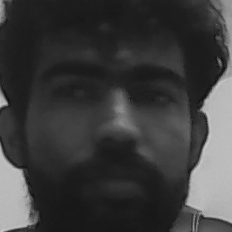
#> input picture dataset/User.1.13.jpg, 232 x 232 px, given in place of the camera
$ python smartFaceDetector.py
#> lines starting #> are read from the running program, lines starting #| are printed output that depends on the picture; after the words box and inside, x2 and y2 are one past the last pixel; in counts of white or black regions, pixels touching at a corner belong together
### cameraHelper.py
import cv2
import numpy as np
import os
import json
from os.path import exists

class CameraHeler:
    cam = 0
    recognizer = 0
    mCameraUrl = ""
    mTrainingFilePath = ""
    faceCascade = 0
    font = 0
    minW = 0
    minH = 0
    userInfo = []
    userNames = []
    userIds = []
    processThisId =[]
    lastUserId = 1;
    isTrainingFilePresent = 0

    __shared_instance = 'cameraHelper'

    @staticmethod
    def getInstance():
        """Static Access Method"""
        if CameraHeler.__shared_instance == 'cameraHelper':
            CameraHeler("rtsp://192.168.1.45:5554","trainer/trainer.yml")
        return CameraHeler.__shared_instance

    def __init__(self,cameraID = -1,cameraUrl = "rtsp://192.168.1.45:5554" ,trainingFilePath = "trainer/trainer.yml"):

        """virtual private constructor"""
        if CameraHeler.__shared_instance != 'cameraHelper':
            raise Exception ("This class is a singleton class !")
        else:
            CameraHeler.__shared_instance = self

        self.loadUserInfo()

        self.mCameraUrl = cameraUrl
        self.mTrainingFilePath = trainingFilePath

        self.recognizer = cv2.face.LBPHFaceRecognizer_create()

        if(exists(self.mTrainingFilePath)):
            self.recognizer.read(self.mTrainingFilePath)
            self.isTrainingFilePresent = 1
        else:
            self.isTrainingFilePresent = 0

        self.faceCascade =  cv2.CascadeClassifier(cv2.data.haarcascades + "haarcascade_frontalface_default.xml");
        self.font = cv2.FONT_HERSHEY_SIMPLEX
        # Initialize and start realtime video capture
        os.environ["OPENCV_FFMPEG_CAPTURE_OPTIONS"] = "rtsp_transport;udp"
        if(cameraID > -1):
            self.cam = cv2.VideoCapture(0)
        else:
            self.cam = cv2.VideoCapture(self.mCameraUrl)
        #cam = cv2.VideoCapture(0)
        self.cam.set(3, 640) # set video widht
        self.cam.set(4, 480) # set video height

        # Define min window size to be recognized as a face
        self.minW = 0.1*self.cam.get(3)
        self.minH = 0.1*self.cam.get(4)

    def updateTrainingFile(self):
        self.recognizer.read(self.mTrainingFilePath)
        self.isTrainingFilePresent = 1

    def predict(self, faceImg):
        return self.recognizer.predict(faceImg)

    def release(self):
        self.cam.release()
        cv2.destroyAllWindows()

    def getFaceCascade(self):
        return self.faceCascade

    def getCamera(self):
        return self.cam

    def loadUserInfo(self):
        if os.path.exists("userData.json"):
            f = open('userData.json',)
#> (reads userData.json from the repository)
            try:
                self.userInfo = json.load(f)['users']
                self.lastUserId = 1
                for userData in self.userInfo:
                    self.lastUserId += 1
                    print(userData)
                    self.userNames.append(userData.get("userName"))
                    self.userIds.append(userData.get("id"))
            except:
                print("invalid json")

    # [35 lines left out: functions addUserToJson, getLastVisitedTime, setLastVisitedTime, not called in this run]

    def ResizeWithAspectRatio(self,image, width=None, height=None, inter=cv2.INTER_AREA):
        dim = None
        (h, w) = image.shape[:2]

        if width is None and height is None:
            return image
        if width is None:
            r = height / float(h)
            dim = (int(w * r), height)
        else:
            r = width / float(w)
            dim = (width, int(h * r))

            return cv2.resize(image, dim, interpolation=inter)

### face_dataset_helper.py
import cv2
import os
import time
import threading
from cameraHelper import *
import ctypes
from voiceHelper import *


# Define the thread that will continuously pull frames from the camera
class CameraBufferCleanerThread(threading.Thread):
    # [13 lines left out: functions __init__, get_id, not called in this run]
    def run(self):
        while True:
            ret, self.last_frame = self.camera.read()
    # [7 lines left out: function raise_exception, not called in this run]

class FaseDatasetHelper:
    cam_cleaner = 0

    currentUseId = 0
    currentUerName = ""

    def __init__(self):
        print("\n [INFO] FaseDatasetHelper init")
        self.camHlpr = CameraHeler.getInstance()

    # [49 lines left out: function startCapturing, not called in this run]

### voiceHelper.py
import pyttsx3;
import os
import subprocess

def speak(textStr):
#> called with textStr = 'Welcome to smart doorbell'
    programCommand = "pico2wave --wave=test.wav \""+textStr+"\" & mplayer test.wav"
    subprocess.check_output(programCommand, shell=True)
#> (this line was passed over: subprocess is not available in this run)

# [9 lines left out: function speak1, not called in this run]

### face_training_helper.py
import cv2
import numpy as np
from PIL import Image
import os
from cameraHelper import *
from voiceHelper import *


class TrainingHeler():
    # Path for face image database
    path = 'dataset'
    recognizer = cv2.face.LBPHFaceRecognizer_create()
    detector = 0
    trainingFilePath = ""

    def __init__(self,trngFilePath):
        self.trainingFilePath = trngFilePath

    # [40 lines left out: functions startTraining, getImagesAndLabels, not called in this run]

### smartFaceDetector.py
import cv2
import numpy as np
import os
import time
from cameraHelper import *
from face_dataset_helper import *
from face_training_helper import *
from voiceHelper import *

CameraUrl = "rtsp://192.168.1.45:5554"
TrainingFilPath = "trainer/trainer.yml"

#camHelper = CameraHeler(CameraUrl,TrainingFilPath)
camHelper = CameraHeler(0)

datasetHlpr = FaseDatasetHelper()
trainingHlpr = TrainingHeler(TrainingFilPath)

def main():
    speak("Welcome to smart doorbell")
    camHelper.loadUserInfo()
    while True:
        ret, img = camHelper.cam.read()
#> img is the input picture: shape (232, 232, 3); min 12, max 204, mean 60.1
        #img = cv2.flip(img, -1) # Flip vertically

        gray = cv2.cvtColor(img,cv2.COLOR_BGR2GRAY)

        faces = camHelper.faceCascade.detectMultiScale(
            gray,
            scaleFactor = 1.2,
            minNeighbors = 5,
            minSize = (int(camHelper.minW), int(camHelper.minH)),
           )
#> faces = [[17, 16, 202, 202]]

        detectedPersons = []
        lastUserDetected = ""
        for(x,y,w,h) in faces:

            cv2.rectangle(img, (x,y), (x+w,y+h), (0,255,0), 2)
            id = -1
            confidence = 100
            if(camHelper.isTrainingFilePresent):
                id, confidence = camHelper.predict(gray[y:y+h,x:x+w])

            # Check if confidence is less them 100 ==> "0" is perfect match
            print("Current user id:"+str(id))
            if (confidence < 100):
                if(len(camHelper.userNames)):
                    lastUserDetected = camHelper.userNames[id-1]
                confidence = "  {0}%".format(round(100 - confidence))
            else:
                id = -1
                confidence = "  {0}%".format(round(100 - confidence))

            cv2.putText(img, lastUserDetected, (x+5,y-5), camHelper.font, 1, (255,255,255), 2)
            cv2.putText(img, str(confidence), (x+5,y+h-5), camHelper.font, 1, (255,255,0), 1)
#> this loop made 1 pass
#> (x, y, w, h, confidence) on pass 1: (17, 16, 202, 202, '  0%')
#| Current user id:-1
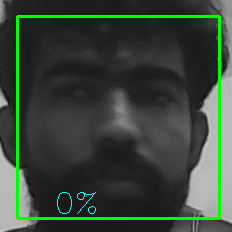
#> img: shape (232, 232, 3); 4.73% of pixels changed, all inside (x1, y1, x2, y2) = (16, 15, 221, 220)
#> after the loop, lastUserDetected = ''

        if(lastUserDetected  != "unknown") and (lastUserDetected  != "" and (id != -1)):
            print(str(time.time()-camHelper.getLastVisitedTime(id,lastUserDetected)))
            if( (time.time()-camHelper.getLastVisitedTime(id,lastUserDetected)) > 5):
                camHelper.setLastVisitedTime(id,time.time())
                speak("Welcome "+lastUserDetected )

        resize = camHelper.ResizeWithAspectRatio(img, width=300)
#> in ResizeWithAspectRatio, `return cv2.resize(image, dim, interpolation=inter)`:
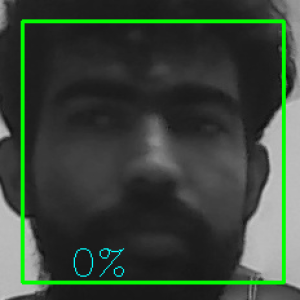
#> returned value: shape (300, 300, 3); mean of channels 0, 1, 2 57.2, 68.7, 56.6; drawn as B, G, R
        cv2.imshow('camera',resize)

        keyPress = chr(cv2.waitKey(10) & 0xff) # Press 'ESC' for exiting video
#> (key Esc is pressed here)
        if (keyPress == 't') or (keyPress == 'T'): #start training
            speak("Start data set training. Please wait while training is completed.")
            trainingHlpr.startTraining()
        if (keyPress == 'c') or (keyPress == 'C'): #capture new photo
            speak("Enter name of new user, who you wish to register.")
            val = input("Inter name of new user -> ")
            if(val != ""):
                datasetHlpr.startCapturing(camHelper.lastUserId,val)
            else:
                speak("No name enterd.")

    # Do a bit of cleanup
    print("\n [INFO] Exiting Program and cleanup stuff")
    camHelper.release()

if __name__ == "__main__":
    main()
